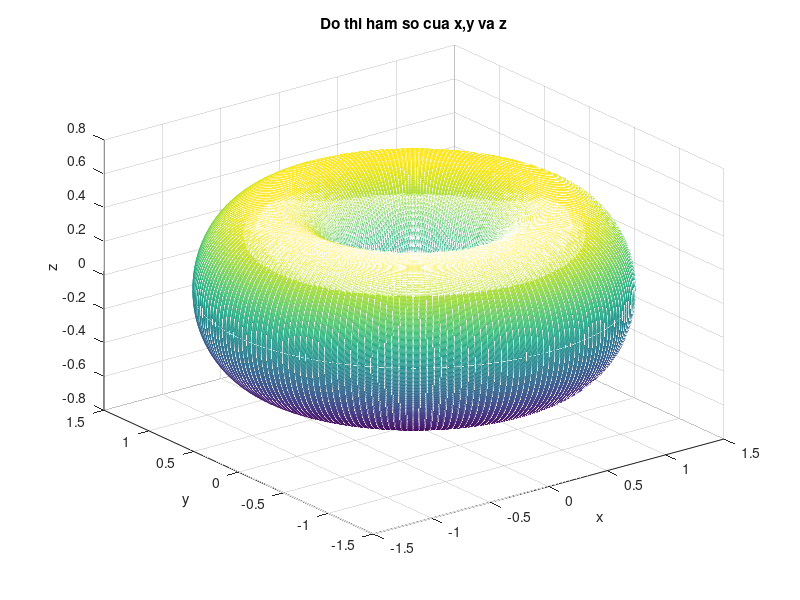

This figure's MATLAB source:
clc
clear all
close all
u=0:pi/100:2*pi;
v=0:0.01:2*pi;
[U,V]=meshgrid(u,v);
x=(1+0.5.*cos(V)).*cos(U);
y=(1+0.5.*cos(V)).*sin(U);
z=0.5.*sin(V);

mesh(x,y,z);

xlabel('x');
ylabel('y');
zlabel('z');
title('Do thi ham so cua x,y va z')

